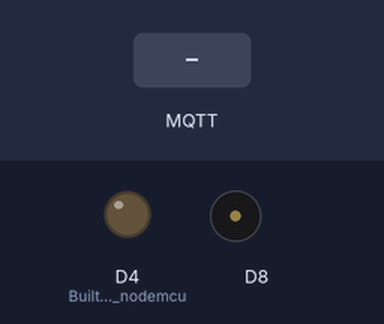
A sketch run on a simulated ESP8266 (NodeMCU). Parts: output pins drawn as LEDs (lit = HIGH), buzzer (waves = sounding). The inputs (shaded band) are chosen by the test bench. WiFi joins after 1.5 s; servers stay silent unless stated; random numbers use the default seed unless the sketch sets one; no MQTT or app messages arrive unless stated; what the sketch prints to the serial monitor is not drawn.

Above: at 2.7 s.
2.8 s: MQTT message "5" arrives on the first subscribed topic
At 3.1 s:
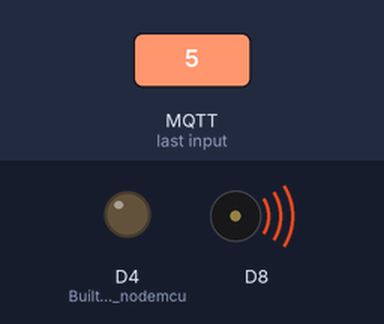
4.3 s: MQTT message "1" arrives on the first subscribed topic
At 5.5 s:
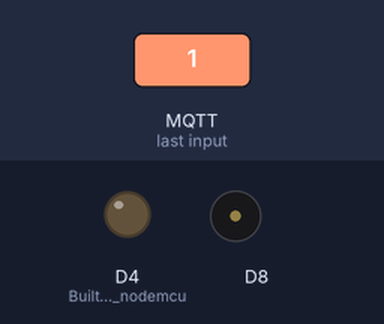
5.8 s: MQTT message "90" arrives on the first subscribed topic
At 6.6 s:
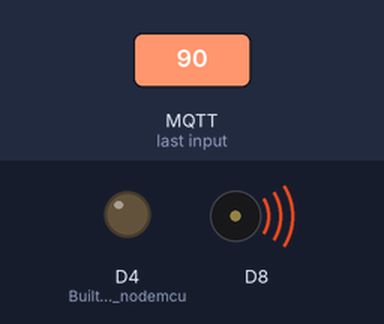
7.3 s: MQTT message "0" arrives on the first subscribed topic
At 7.8 s:
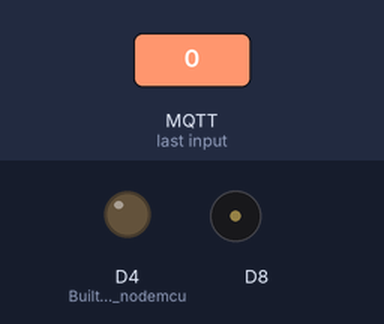
Timing chart, 0 to 9.8 s (numbered marks = the images above; inputs shaded):
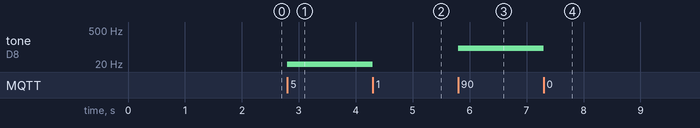

Measured:
- after the input at 2.8 s, tone on D8: silent → 5 Hz at once
- after the input at 4.3 s, tone on D8: 5 Hz → silent at once
- after the input at 5.8 s, tone on D8: silent → 90 Hz at once
- after the input at 7.3 s, tone on D8: 90 Hz → silent at once

The sketch:

NodeMCU_mqttConnection.ino
```cpp
#include <ESP8266WiFi.h>
#include <PubSubClient.h>

const char* ssid = "Van Besien";
const char* password = "9C7F7ED525"; //paswoord thuis = 9C7F7ED525
const char* mqtt_server = "192.168.1.3"; //ip adres van pc

WiFiClient espClient;
PubSubClient client(espClient);

void setup() {
  Serial.begin(115200);
  pinMode(BUILTIN_LED, OUTPUT);  //Builtin led van nodemcu
  setup_wifi();
  client.setServer(mqtt_server, 1883);


  client.setCallback(playNote);
}

void loop() {
  if (!client.connected()) reconnect();
  client.loop();
}

void setup_wifi() {
  delay(10);
  Serial.println("Connecting to WiFi");
  WiFi.begin(ssid, password);

  while (WiFi.status() != WL_CONNECTED) {
    delay(500);
    Serial.print(".");
  }
  randomSeed(micros());

  Serial.println("WiFi connected");
  Serial.println("IP address: ");
  Serial.println(WiFi.localIP());
}


String getString(byte* payload, unsigned int length) {
  String tmp = "";
  for (int i = 0; i < length; i++)  tmp += (char)payload[i];
  return tmp;
}


void playNote(char* topic, byte* payload, unsigned int length) {
  Serial.println(getString(payload, length));

  if (getString(payload, length).toInt() == 1 ){
      noTone(D8);
  } else {
     tone(D8, getString(payload, length).toInt());
  }
}

void connectionSuccessSong(){
  int notes[] = {554,698,830, 1108};
  for (int i = 0; i < sizeof(notes) - 1; i++){
    tone(D8, notes[i]);
    delay(200);
  }
  noTone(D8);
}

void reconnect() {
  // Loop until we're reconnected
  while (!client.connected()) {
    Serial.println("Connecting to mqtt server...");
    // Create a random client ID
    String clientId = "ESP8266";
    clientId += String(random(0xffff), HEX);
    if (client.connect(clientId.c_str())) { //when connected to mqtt
      client.subscribe("key"); //subscribe to key
      Serial.println("Connected to mqtt server!");
      //connectionSuccessSong(); zorgt voor disconnection :(
    }
    else {
      Serial.print("connection failed.");
      Serial.print(client.state());
      Serial.println("reconnecting in 5 seconds");
      delay(5000);
    }
  }
}
```
